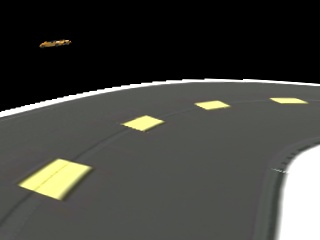
#> input picture Vehicle_RL_extension/first_image_received.jpg, 320 x 240 px, found by its file name
$ python feature_extractor_not_Learnable.py
#> lines starting #> are read from the running program, lines starting #| are printed output that depends on the picture; after the words box and inside, x2 and y2 are one past the last pixel; in counts of white or black regions, pixels touching at a corner belong together
import cv2
import numpy as np
import matplotlib.pyplot as plt

def road_perception_comparison(image_path):
    # Load the image
    image = cv2.imread(image_path)
#> image is the input picture: shape (240, 320, 3); mean B, G, R 62.9, 68, 67.4
    image = cv2.cvtColor(image, cv2.COLOR_BGR2RGB)  # Convert to RGB for plotting

    # Grayscale conversion
    gray = cv2.cvtColor(image, cv2.COLOR_RGB2GRAY)
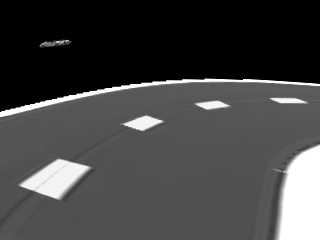
#> gray: shape (240, 320); min 0, max 255, mean 67.3

    # Canny Edge Detection
    edges = cv2.Canny(gray, threshold1=100, threshold2=200)
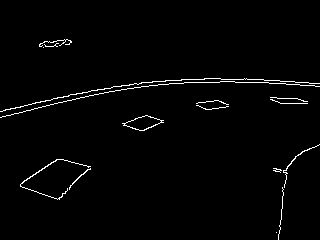
#> edges: shape (240, 320); 1.7% white in thin lines or dots, all inside (x1, y1, x2, y2) = (0, 39, 320, 240)

    # Hough Line Transform for Lane Detection
    lines_image = image.copy()
    edges_for_hough = cv2.Canny(gray, threshold1=50, threshold2=150)
    lines = cv2.HoughLinesP(edges_for_hough, 1, np.pi / 180, threshold=50, minLineLength=50, maxLineGap=10)
#> lines = [[0, 111, 97, 89], [26, 110, 109, 91], [269, 83, 319, 86]]
    if lines is not None:
        for line in lines:
            x1, y1, x2, y2 = line[0]
            cv2.line(lines_image, (x1, y1), (x2, y2), (255, 0, 0), 2)
#> this loop made 3 passes
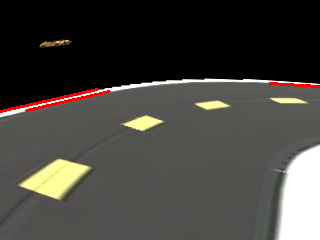
#> lines_image: shape (240, 320, 3); mean R, G, B 68.3, 66.7, 61.6

    # Color Segmentation
    hsv = cv2.cvtColor(image, cv2.COLOR_RGB2HSV)
#> hsv: shape (240, 320, 3); mean H, S, V 25.6, 12.9, 68.3
    lower_road = np.array([0, 0, 50])  # Adjust these values for your specific road color
    upper_road = np.array([180, 255, 200])
    road_mask = cv2.inRange(hsv, lower_road, upper_road)
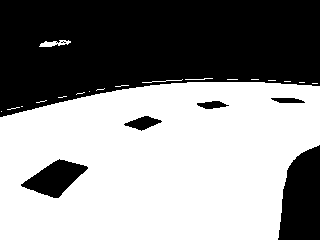
#> road_mask: shape (240, 320); 55.8% white; 7 black regions (1 under 20 px), largest, box (x1, y1, x2, y2) and area: (0, 0, 320, 117) 28782, (278, 145, 320, 240) 3159, (21, 159, 88, 198) 1372, (124, 116, 162, 131) 298, (197, 101, 229, 109) 163, (271, 98, 305, 103) 132
    segmented_road = cv2.bitwise_and(image, image, mask=road_mask)
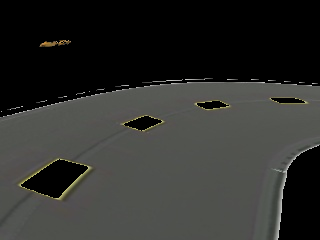
#> segmented_road: shape (240, 320, 3); mean R, G, B 47.1, 47.8, 45.1

    # Perspective Transformation (Bird's-Eye View)
    h, w = gray.shape
#> h = 240; w = 320
    src_points = np.float32([[w // 4, h * 3 // 4], [w * 3 // 4, h * 3 // 4], [w, h], [0, h]])
    dst_points = np.float32([[0, 0], [w, 0], [w, h], [0, h]])
#> dst_points = [[0, 0], [320, 0], [320, 240], [0, 240]]
    matrix = cv2.getPerspectiveTransform(src_points, dst_points)
#> matrix = [[-1, -1.33, 320], [0, -4, 720], [0, -0.00833, 1]]
    birdseye = cv2.warpPerspective(image, matrix, (w, h))
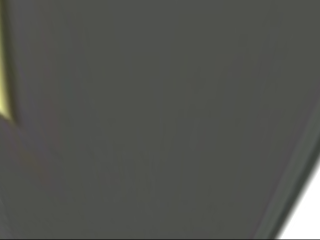
#> birdseye: shape (240, 320, 3); mean R, G, B 83.7, 85, 80.8

    # Plot the comparison
    fig, axs = plt.subplots(2, 3, figsize=(15, 10))
    axs[0, 0].imshow(image)
    axs[0, 0].set_title("Original Image")
    axs[0, 0].axis("off")

    axs[0, 1].imshow(edges, cmap="gray")
    axs[0, 1].set_title("Canny Edge Detection")
    axs[0, 1].axis("off")

    axs[0, 2].imshow(lines_image)
    axs[0, 2].set_title("Lane Detection (Hough Transform)")
    axs[0, 2].axis("off")

    axs[1, 0].imshow(road_mask, cmap="gray")
    axs[1, 0].set_title("Color Segmentation")
    axs[1, 0].axis("off")

    axs[1, 1].imshow(segmented_road)
    axs[1, 1].set_title("Segmented Road")
    axs[1, 1].axis("off")

    axs[1, 2].imshow(birdseye)
    axs[1, 2].set_title("Bird's-Eye View (Perspective Transform)")
    axs[1, 2].axis("off")

    plt.tight_layout()
    plt.show()

# Specify the path to your road image
image_path = "/home/cubos98/catkin_ws/src/Vehicle/first_image_received.jpg"  # Replace with the path to your road image
road_perception_comparison(image_path)
